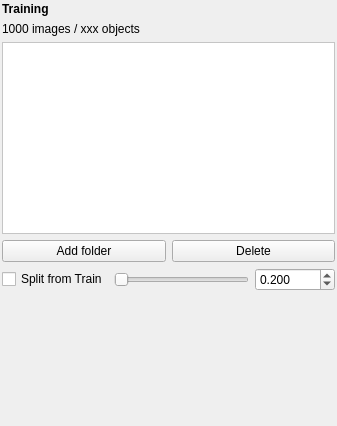
<?xml version="1.0" encoding="UTF-8"?>
<ui version="4.0">
 <class>data_subset_table_widget</class>
 <widget class="QWidget" name="data_subset_table_widget">
  <property name="geometry">
   <rect>
    <x>0</x>
    <y>0</y>
    <width>337</width>
    <height>426</height>
   </rect>
  </property>
  <property name="sizePolicy">
   <sizepolicy hsizetype="Minimum" vsizetype="Minimum">
    <horstretch>0</horstretch>
    <verstretch>0</verstretch>
   </sizepolicy>
  </property>
  <property name="windowTitle">
   <string>Form</string>
  </property>
  <layout class="QVBoxLayout" name="verticalLayout_4">
   <property name="leftMargin">
    <number>0</number>
   </property>
   <property name="topMargin">
    <number>0</number>
   </property>
   <property name="rightMargin">
    <number>0</number>
   </property>
   <property name="bottomMargin">
    <number>0</number>
   </property>
   <item>
    <widget class="QWidget" name="wrapper" native="true">
     <property name="sizePolicy">
      <sizepolicy hsizetype="Minimum" vsizetype="Minimum">
       <horstretch>0</horstretch>
       <verstretch>0</verstretch>
      </sizepolicy>
     </property>
     <layout class="QVBoxLayout" name="verticalLayout_7">
      <property name="leftMargin">
       <number>2</number>
      </property>
      <property name="topMargin">
       <number>2</number>
      </property>
      <property name="rightMargin">
       <number>2</number>
      </property>
      <property name="bottomMargin">
       <number>2</number>
      </property>
      <item>
       <widget class="QLabel" name="subset_title">
        <property name="sizePolicy">
         <sizepolicy hsizetype="Minimum" vsizetype="Minimum">
          <horstretch>0</horstretch>
          <verstretch>0</verstretch>
         </sizepolicy>
        </property>
        <property name="styleSheet">
         <string notr="true">font-weight:bold</string>
        </property>
        <property name="text">
         <string>Training</string>
        </property>
       </widget>
      </item>
      <item>
       <widget class="QLabel" name="data_statistic">
        <property name="sizePolicy">
         <sizepolicy hsizetype="Minimum" vsizetype="Minimum">
          <horstretch>0</horstretch>
          <verstretch>0</verstretch>
         </sizepolicy>
        </property>
        <property name="text">
         <string>1000 images / xxx objects</string>
        </property>
       </widget>
      </item>
      <item>
       <widget class="TableViewWidget" name="data_sources_table">
        <property name="sizePolicy">
         <sizepolicy hsizetype="Expanding" vsizetype="Minimum">
          <horstretch>0</horstretch>
          <verstretch>0</verstretch>
         </sizepolicy>
        </property>
        <property name="maximumSize">
         <size>
          <width>16777215</width>
          <height>300</height>
         </size>
        </property>
        <property name="autoFillBackground">
         <bool>true</bool>
        </property>
        <property name="styleSheet">
         <string notr="true">background: white</string>
        </property>
        <property name="selectionBehavior">
         <enum>QAbstractItemView::SelectRows</enum>
        </property>
       </widget>
      </item>
      <item>
       <layout class="QHBoxLayout" name="buttons">
        <item>
         <widget class="QPushButton" name="add_folder_button">
          <property name="text">
           <string>Add folder</string>
          </property>
          <property name="icon">
           <iconset resource="../../../resources/resources.qrc">
            <normaloff>:/images/images/open.png</normaloff>:/images/images/open.png</iconset>
          </property>
         </widget>
        </item>
        <item>
         <widget class="QPushButton" name="delete_folder_button">
          <property name="text">
           <string>Delete</string>
          </property>
          <property name="icon">
           <iconset resource="../../../resources/resources.qrc">
            <normaloff>:/images/images/cancel.png</normaloff>:/images/images/cancel.png</iconset>
          </property>
         </widget>
        </item>
       </layout>
      </item>
      <item>
       <layout class="QHBoxLayout" name="split_from_train_layout">
        <item>
         <widget class="QCheckBox" name="split_from_train_checkbox">
          <property name="sizePolicy">
           <sizepolicy hsizetype="Fixed" vsizetype="Fixed">
            <horstretch>0</horstretch>
            <verstretch>0</verstretch>
           </sizepolicy>
          </property>
          <property name="minimumSize">
           <size>
            <width>0</width>
            <height>0</height>
           </size>
          </property>
          <property name="maximumSize">
           <size>
            <width>16777215</width>
            <height>16777215</height>
           </size>
          </property>
          <property name="text">
           <string>Split from Train</string>
          </property>
         </widget>
        </item>
        <item>
         <widget class="QSlider" name="split_ratio_slider">
          <property name="maximumSize">
           <size>
            <width>300</width>
            <height>16777215</height>
           </size>
          </property>
          <property name="orientation">
           <enum>Qt::Horizontal</enum>
          </property>
         </widget>
        </item>
        <item>
         <widget class="QDoubleSpinBox" name="split_ratio_spin">
          <property name="minimumSize">
           <size>
            <width>80</width>
            <height>0</height>
           </size>
          </property>
          <property name="decimals">
           <number>3</number>
          </property>
          <property name="minimum">
           <double>0.010000000000000</double>
          </property>
          <property name="maximum">
           <double>0.500000000000000</double>
          </property>
          <property name="singleStep">
           <double>0.001000000000000</double>
          </property>
          <property name="value">
           <double>0.200000000000000</double>
          </property>
         </widget>
        </item>
       </layout>
      </item>
      <item>
       <spacer name="layout_spacer">
        <property name="orientation">
         <enum>Qt::Vertical</enum>
        </property>
        <property name="sizeHint" stdset="0">
         <size>
          <width>20</width>
          <height>40</height>
         </size>
        </property>
       </spacer>
      </item>
     </layout>
    </widget>
   </item>
  </layout>
 </widget>
 <customwidgets>
  <customwidget>
   <class>TableViewWidget</class>
   <extends>QListWidget</extends>
   <header>widgets/common/tableview</header>
  </customwidget>
 </customwidgets>
 <resources>
  <include location="../../../resources/resources.qrc"/>
 </resources>
 <connections/>
</ui>
